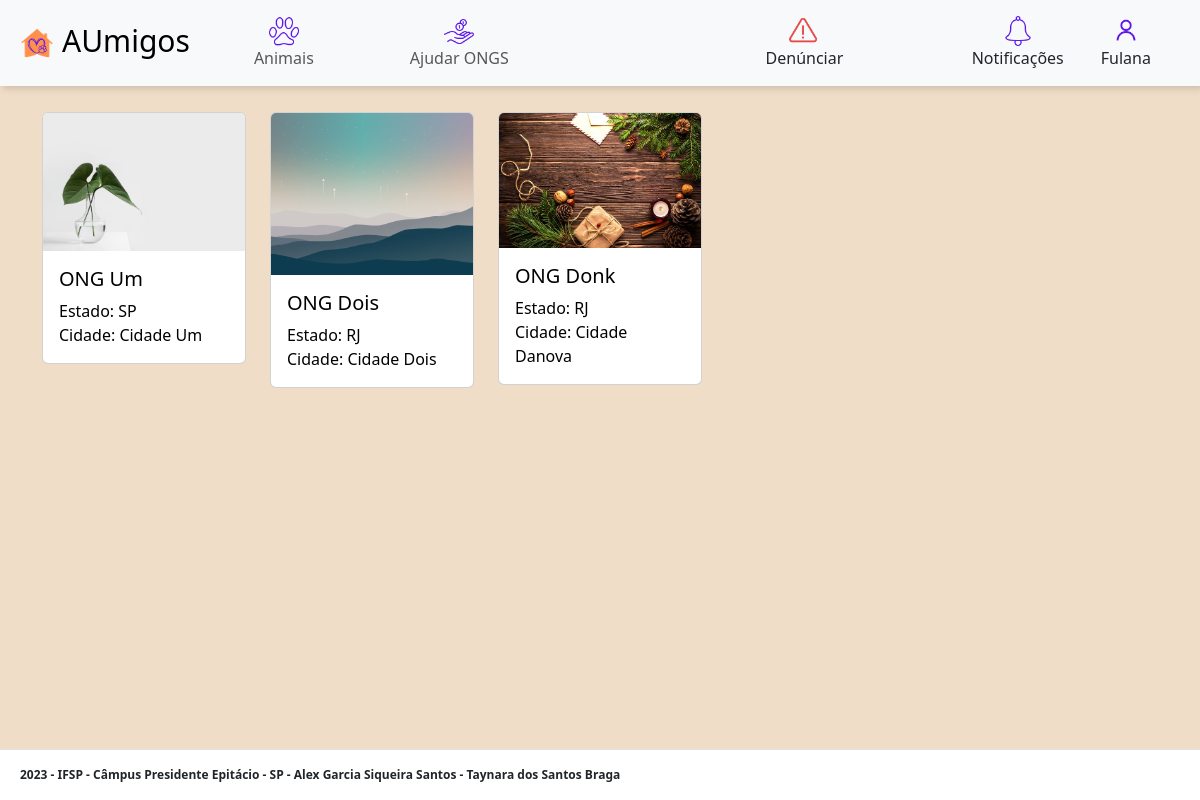
The page /u_doacoes.php (signed in) on the database its author committed.
### tables this page shows
CREATE TABLE Usuario (
	usuario_codigo INT NOT NULL AUTO_INCREMENT,
	usuario_cpf VARCHAR(14) NOT NULL UNIQUE,
    usuario_foto VARCHAR(255),
	nome VARCHAR(45) NOT NULL,
	sobrenome VARCHAR(45) NOT NULL,
	data_nasc DATE NOT NULL,
	email VARCHAR(45) NOT NULL,
	senha VARCHAR(45) NOT NULL,
	cidade VARCHAR(45) NOT NULL,
	estado VARCHAR(45) NOT NULL,
	PRIMARY KEY (usuario_codigo)
);

CREATE TABLE Ong (
	ong_codigo INT NOT NULL AUTO_INCREMENT,
	ong_cnpj VARCHAR(45) NOT NULL UNIQUE,
	nome_fantasia VARCHAR(45) NOT NULL,
    ong_foto VARCHAR(255),
	cidade VARCHAR(45) NOT NULL,
	estado VARCHAR(45) NOT NULL,
	endereco VARCHAR(45) NOT NULL,
	descricao VARCHAR(80),
	email_ong VARCHAR(45) NOT NULL,
	senha_ong VARCHAR(45) NOT NULL,
	agencia VARCHAR(45),
	conta_corrente VARCHAR(45),
	chave_pix VARCHAR(45),
	caixa_postal VARCHAR(45),
	PRIMARY KEY (ong_codigo)
);

### funcoes/_funcoesConfigBanco.php (called while the page is built, shortened)
<?php
function executarSelect($con, $sql){
    $res = mysqli_query($con, $sql);
    if($res && mysqli_num_rows($res) > 0){
        $dados = mysqli_fetch_all($res, MYSQLI_ASSOC);
    } else {
        $dados = array();
    }
    return $dados;
}

### u_doacoes.php (the view, shortened to what this page needs)
<?php
include "layout/_cabecalho.php";
include "layout/_u_navbar.php";
$conexao = conectarBanco("aumigos");
$ongs = executarSelect($conexao, "SELECT * FROM Ong");
?>
<br><br><br>
<main class="container">
  <div class="row row-cols-1 row-cols-md-5 g-4 mt-3">
    <?php
    for ($i = 0; $i < count($ongs); $i++) {
      $ong_cnpj = $ongs[$i]["ong_cnpj"];
      $cidade = $ongs[$i]["cidade"];
      $nome_fantasia = $ongs[$i]["nome_fantasia"];
      $estado = $ongs[$i]["estado"];
      $foto = $ongs[$i]["ong_foto"];
    ?>
      <div class='col'>
        <div class='card'>
        <?php
        echo"<a class='link_animal' href='u_doacoes_cont.php?ong_cnpj=$ong_cnpj'>";
        ?>
            <img src='upload/<?= $foto ?>' class='card-img-top' alt='...'>
            <div class='card-body'>
              <div class='infos'>
                <h5 class='card-title'><?= $nome_fantasia ?></h5>
              </div>
              <div>Estado: <?= $estado ?></div>
              <div>Cidade: <?= $cidade ?></div>
            </div>
        </div>
      </div>
    <?php
    }
    ?>
  </div>
</main>
<?php
include "layout/_rodape.php";
?>

### layout/_u_navbar.php (shortened to what this page needs)
<?php
$usuario_codigo = $_SESSION["usuario_codigo"];
$conexao = conectarBanco("aumigos");
$sql = "SELECT * FROM Usuario WHERE usuario_codigo = $usuario_codigo";
$usuarios = executarSelect($conexao, $sql);
$nome = $usuarios[0]["nome"];
?>
<nav class="navbar navbar-expand-lg bg-body-tertiary navbar fixed-top nav-shadow">
  <div class="container-fluid">
    <a class="navbar-brand d-flex justify-content-center" href="u_index.php?usuario_codigo=<?= $usuario_codigo ?>" style="font-size: 30px;">
      <img src="imagens/classica.png" alt="Logo" width="50px" height="50px" class="d-inline-block align-text-top">
      AUmigos
    </a>
    <div class="collapse navbar-collapse" id="navbarSupportedContent">
      <ul class="navbar-nav me-auto mb-2 mb-lg-0">
        <li class="nav-item">
          <a class="nav-link" href="u_animais.php?usuario_codigo=<?= $usuario_codigo ?>">
            <div class="d-flex flex-column align-items-center">
              <img src="imagens/icons8-pegada-de-gato-100.png" style="width: 30px;">
              Animais
            </div>
          </a>
        </li>
        <li class="nav-item">
          <a class="nav-link" href="u_doacoes.php?usuario_codigo=<?= $usuario_codigo ?>">
            <div class="d-flex flex-column align-items-center">
              <img src="imagens/icons8-receber-dinheiro-100.png" style="width: 30px;">
              Ajudar ONGS
            </div>
          </a>
        </li>
      </ul>
      <div class="ms-lg-auto me-lg-4">
        <a class="nav-link" href="u_denunciar.php?usuario_codigo=<?= $usuario_codigo ?>">
          <div class="d-flex flex-column align-items-center">
            <img src="imagens/icons8-erro-100.png" style="width: 30px;">
            Denúnciar
          </div>
        </a>
      </div>
      <div class="ms-lg-auto me-lg-4">
        <a class="nav-link" href="u_notificacoes.php?usuario_codigo=<?= $usuario_codigo ?>">
          <div class="d-flex flex-column align-items-center">
            <img src="imagens/icons8-lembrete-de-compromissos-100.png" style="width: 30px;">
            Notificações
          </div>
        </a>
      </div>
      <div class="me-lg-4 dropdown">
        <div class="btn d-flex flex-column align-items-center" data-bs-toggle="dropdown" aria-expanded="false">
          <img src="imagens/icons8-usuário-100.png" style="width: 30px;">
          <?= $nome ?>
        </div>
      </div>
    </div>
  </div>
</nav>

### rows shown on the page
usuario: nome "Fulana"
ong: ong_foto (picture), nome_fantasia "ONG Um", estado "SP", cidade "Cidade Um"
ong: ong_foto (picture), nome_fantasia "ONG Dois", estado "RJ", cidade "Cidade Dois"
ong: ong_foto (picture), nome_fantasia "ONG Donk", estado "RJ", cidade "Cidade Danova"
